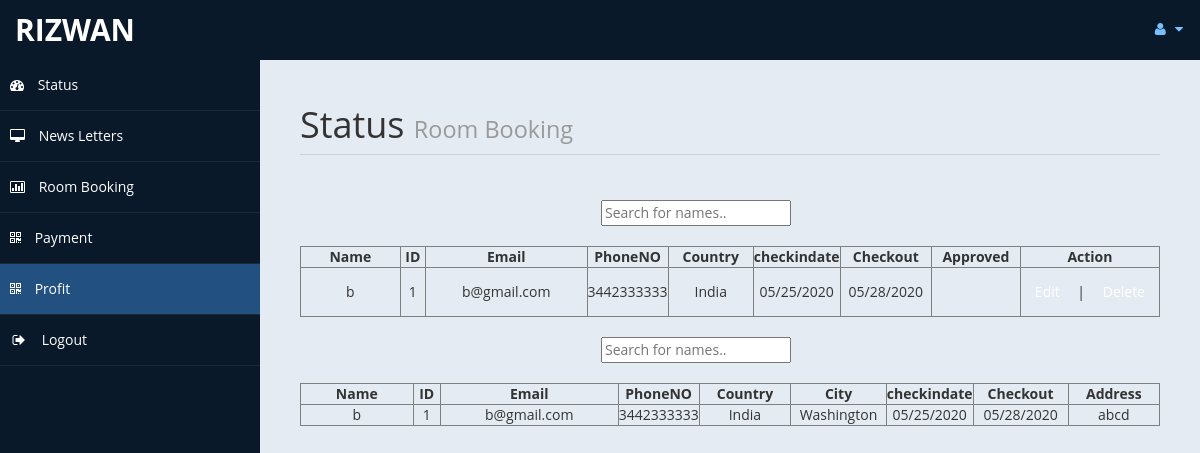
The app's page /admin/profit.php (signed in) with its own data.
### tables this page shows
CREATE TABLE `hallbooking` (
  `id` int(100) NOT NULL,
  `hutitle` varchar(50) NOT NULL,
  `huname` varchar(50) NOT NULL,
  `huemail` varchar(50) NOT NULL,
  `huphone` varchar(50) NOT NULL,
  `hucountry` varchar(50) NOT NULL,
  `hucity` varchar(50) NOT NULL,
  `huguest` varchar(50) NOT NULL,
  `huaddress` varchar(200) NOT NULL,
  `idate` varchar(50) NOT NULL,
  `odate` varchar(50) NOT NULL,
  `approved` varchar(100) NOT NULL,
  `total` float NOT NULL
);

### admin/profit.php (the view, shortened to what this page needs)
<!DOCTYPE html>
<html xmlns="http://www.w3.org/1999/xhtml">
<head>
    <link href="assets/css/bootstrap.css" rel="stylesheet" />
    <link href="assets/css/font-awesome.css" rel="stylesheet" />
    <link href="assets/js/morris/morris-0.4.3.min.css" rel="stylesheet" />
    <link href="assets/css/custom-styles.css" rel="stylesheet" />
</head>
<body>
    <div id="wrapper">
        <nav class="navbar navbar-default top-navbar" role="navigation">
            <div class="navbar-header">
                <a class="navbar-brand" href="home.php"> <?php echo $_SESSION["username"]; ?> </a>
            </div>
            <ul class="nav navbar-top-links navbar-right">
                <li class="dropdown">
                    <a class="dropdown-toggle" data-toggle="dropdown" href="#" aria-expanded="false">
                        <i class="fa fa-user fa-fw"></i> <i class="fa fa-caret-down"></i>
                    </a>
                </li>
            </ul>
        </nav>
        <nav class="navbar-default navbar-side" role="navigation">
            <div class="sidebar-collapse">
                <ul class="nav" id="main-menu">
                    <li>
                        <a  href="mainmenu.php"><i class="fa fa-dashboard"></i> Status</a>
                    </li>
                    <li>
                        <a href="News Letter.php"><i class="fa fa-desktop"></i> News Letters</a>
                    </li>
					<li>
                        <a href="RoomBooking.php"><i class="fa fa-bar-chart-o"></i> Room Booking</a>
                    </li>
                    <li>
                        <a href="payment.php"><i class="fa fa-qrcode"></i> Payment</a>
                    </li>
                    <li>
                        <a class="active-menu" href="profit.php"><i class="fa fa-qrcode"></i> Profit</a>
                    </li>
                    <li>
                        <a href="login.php"><i class="fa fa-sign-out fa-fw"></i> Logout</a>
                    </li>
					</ul>
            </div>
        </nav>
        <div id="page-wrapper">
            <div id="page-inner">
  <div class="row">
                    <div class="col-md-12">
                        <h1 class="page-header">
                            Status <small>Room Booking </small>
                        </h1>
                         <form method="post">
            <input type="text" id="myInput" onkeyup="myFunction()" placeholder="Search for names.." title="Type in a name" style="margin-left:35%"/>
            </form>
                       <div class="scrollmenu">
            <table border="1px" style="text-align:center; margin-top:20px" id="myTable">
 <tr class="header"> <th id="two">Name </th> <th id="one">ID</th> <th id="three">Email</th> <th id="four">PhoneNO</th> <th id="five">Country</th> <th id="six">checkindate</th><th id="seven">Checkout</th><th id="nine">Approved</th><th id="ten">Action</th> </tr>
           <?php
	include "db.php";
	$result = mysqli_query($conn, "SELECT * FROM hallbooking where approved  = ' '");
	while($res = mysqli_fetch_array($result)) {
		echo "<tr>";
		echo "<td>".$res['huname']."</td>";
		echo "<td>".$res['id']."</td>";
		echo "<td>".$res['huemail']."</td>";
		echo "<td>".$res['huphone']."</td>";
		echo "<td>".$res['hucountry']."</td>";
		echo "<td>".$res['idate']."</td>";
		echo "<td>".$res['odate']."</td>";
		echo "<td>".$res['approved']."</td>";
		echo "<td><a href=\"hallbookingedit.php?id=$res[id]\">Edit</a> | <a href=\"hallbookingedit.php?id=$res[id]\" onClick=\"return confirm('Are you sure you want to delete?')\">Delete</a></td>";
	}
	?>
	</table>
              </div>
              <br/>
               <form method="post">
            <input type="text" id="myInput1" onkeyup="myfun()" placeholder="Search for names.." title="Type in a name" style="margin-left:35%"/>
            </form>
                       <div class="scrollmenu">
            <table border="1px" style="text-align:center; margin-top:20px" id="myTable1">
 <tr class="header"> <th id="two">Name </th> <th id="one">ID</th> <th id="three">Email</th> <th id="four">PhoneNO</th> <th id="five">Country</th><th id="five">City</th> <th id="six">checkindate</th><th id="seven">Checkout</th><th id="nine">Address</th></tr>
           <?php
	include "db.php";
	$result = mysqli_query($conn, "SELECT * FROM hallbooking ORDER by ID DESC");
	while($res = mysqli_fetch_array($result)) {
		echo "<tr>";
		echo "<td>".$res['huname']."</td>";
		echo "<td>".$res['id']."</td>";
		echo "<td>".$res['huemail']."</td>";
		echo "<td>".$res['huphone']."</td>";
		echo "<td>".$res['hucountry']."</td>";
		echo "<td>".$res['hucity']."</td>";
		echo "<td>".$res['idate']."</td>";
		echo "<td>".$res['odate']."</td>";
		echo "<td>".$res['huaddress']."</td>";
	}
	?>
	</table>
              </div>
           </div>
           </div>
           </div>
           </div>
           </div>
</body>
</html>

### admin/assets/css/custom-styles.css (style rules this page uses)
body { font-family: 'Open Sans', sans-serif; }
#wrapper { width: 100%; background:#09192A; }
#page-wrapper { padding: 15px 15px; min-height: 600px; background:#E5EBF2; }
#page-inner { width:100%; margin:10px 20px 10px 0px; background-color:transparent; padding:10px; min-height:1200px; }
h1, .h1, h2, .h2, h3, .h3 { margin-top: 7px; margin-bottom: -5px; }
.page-header { padding-bottom: 9px; margin: 10px 0 45px; border-bottom: 1px solid #C7D1DD; }
.top-navbar { margin:0px; }
.top-navbar .navbar-brand { color: #fff; width: 260px; text-align: left; height: 60px; font-size: 30px; font-weight: 700; text-transform: uppercase; line-height: 30px; }
.top-navbar .nav > li { position: relative; display: inline-block; }
.top-navbar .nav > li > a { position: relative; display: block; padding: 19px 15px; color: #77C0FD; }
.active-menu { background-color:#225081!important; }
.sidebar-collapse , .sidebar-collapse .nav { background:none; }
.sidebar-collapse .nav { padding:0; }
.sidebar-collapse .nav > li > a { color:#fff; background:transparent; text-shadow:none; }
.sidebar-collapse > .nav > li > a { padding:15px 10px; }
.sidebar-collapse > .nav > li { border-bottom: 1px solid rgba(107, 108, 109, 0.19); }
.navbar-side { border:none; background-color: transparent; }
.top-navbar { background:#09192A; border-bottom:none; }
.top-navbar .nav > li > a > i { margin-right: 2px; }
.navbar-default { border:0px solid black; }
.navbar-header { background: #09192A; }
.nav > li > a > i { margin-right:10px; }
@media (min-width:768px) { #page-wrapper { margin: 0 0 0 260px; padding: 15px 30px; min-height: 1200px; } }
@media (min-width:768px) { .navbar-side { z-index: 1; position: absolute; width: 260px; } }
@media (min-width:768px) { .navbar { border-radius: 0px; } }

### admin/profit.php (style rules this page uses)
#one { width:30px; text-align:center; }
#two { width:130px; text-align:center; }
#three { width:200px; text-align:center; }
#four { width:80px; text-align:center; }
#five { width:100px; text-align:center; }
#seven { width:100px; text-align:center; }
#nine { width:100px; text-align:center; }
#ten { width:100px; text-align:center; }
div.scrollmenu { background-color: FFF; overflow: auto; white-space: nowrap; }
div.scrollmenu a { display: inline-block; color: white; text-align: center; padding: 14px; text-decoration: none; }

### records on screen
hallbooking: huname "b", id "1", huemail "b@gmail.com", huphone "3442333333", hucountry "India", idate "05/25/2020", odate "05/28/2020", hucity "Washington", huaddress "abcd"

### other values on screen
$_SESSION["username"] "RIZWAN"
